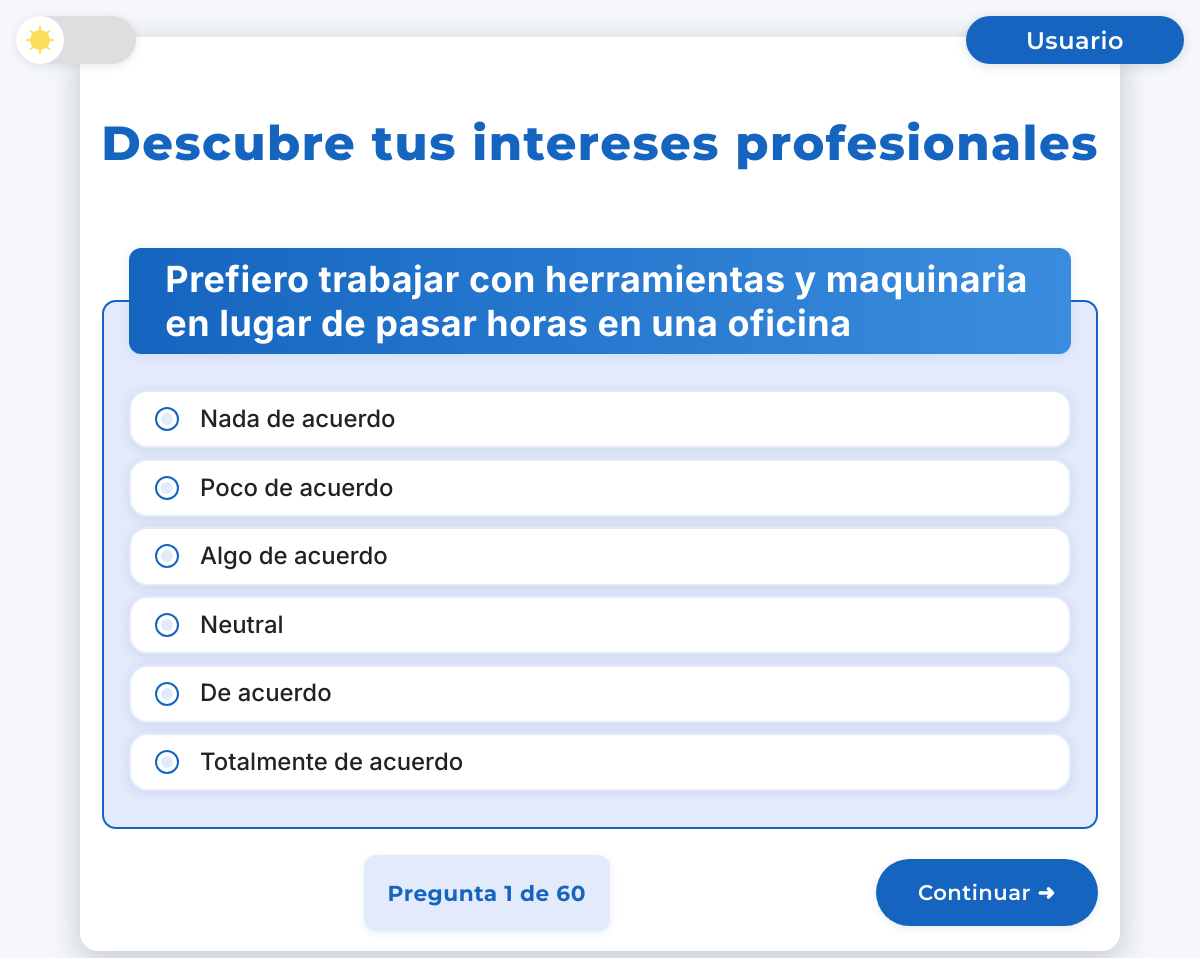
The page / on the database its author committed.
### tables this page shows
CREATE TABLE preguntas (
     
    id_pregunta INT PRIMARY KEY AUTO_INCREMENT,
     
    texto TEXT NOT NULL,
     
    categoria ENUM('R','I','A','S','E','C') NOT NULL
);

CREATE TABLE opciones (
     
    id_opcion INT PRIMARY KEY AUTO_INCREMENT,
     
    valor TINYINT NOT NULL CHECK (valor BETWEEN 0 AND 5),
     
    descripcion VARCHAR(100)
);

### PHP/Funciones/indexF.php (called while the page is built, shortened)
<?php
require_once __DIR__ . '/../crud.php';
$preguntas = [];
try {
	$preguntas = obtenerPreguntas();
	$opciones  = obtenerOpciones();
} catch (Exception $e) {
	http_response_code(500);
	echo '<h2>Error al cargar preguntas u opciones: ' . htmlspecialchars($e->getMessage()) . '</h2>';
	exit;
}
$totalPreguntas = count($preguntas);
$preguntaActual = isset($_GET['q']) ? max(0, min(max(0, $totalPreguntas-1), (int)$_GET['q'])) : 0;
$p = isset($preguntas[$preguntaActual]) ? $preguntas[$preguntaActual] : null;
?>

### PHP/crud.php (called while the page is built, shortened)
<?php
function conectar() {
	global $host, $user, $pass, $db;
	$conn = new mysqli($host, $user, $pass, $db);
	$conn->set_charset('utf8');
	return $conn;
}
function obtenerPreguntas() {
	$conn = conectar();
	$res = $conn->query('SELECT * FROM preguntas');
	$preguntas = $res->fetch_all(MYSQLI_ASSOC);
	return $preguntas;
}
function obtenerOpciones() {
	$conn = conectar();
	$res = $conn->query('SELECT * FROM opciones');
	$opciones = $res->fetch_all(MYSQLI_ASSOC);
	return $opciones;
}
?>

### index.php (the view, shortened to what this page needs)
<?php
require_once __DIR__ . '/PHP/Funciones/indexF.php';
?>
<!DOCTYPE html>
<html lang="es">
<head>
    <link rel="stylesheet" href="/RIASEC/STYLE/Base.css">
    <link rel="stylesheet" href="/RIASEC/STYLE/Emergente.css">
    <link rel="stylesheet" href="/RIASEC/STYLE/Formulario.css">
    <link rel="stylesheet" href="/RIASEC/STYLE/DarkMode.css">
</head>
<body>
    <div class="dark-mode-switch" id="darkModeSwitch">
        <div class="circle">
            <span class="sun"></span>
        </div>
    </div>
    <div id="user-menu" class="user-menu-top"></div>
    <main>
    <h1>Descubre tus intereses profesionales</h1>
    <?php if (empty($preguntas) || empty($opciones)): ?>
        <p>No hay preguntas u opciones disponibles. Contacte al administrador.</p>
    <?php else: ?>
    <form method="post" action="index.php?q=<?= $preguntaActual ?>" aria-label="Pregunta RIASEC">
        <fieldset>
            <legend><strong><?= htmlspecialchars($p['texto']) ?></strong></legend>
            <div class="opciones-contenedor">
                <?php foreach ($opciones as $o): ?>
                    <label class="card-option">
                        <input type="radio" name="pregunta_<?= $p['id_pregunta'] ?>" value="<?= $o['valor'] ?>"
                            <?php if (isset($_SESSION['respuestas_riasec']['pregunta_' . $p['id_pregunta']]) && $_SESSION['respuestas_riasec']['pregunta_' . $p['id_pregunta']] == $o['valor']) echo 'checked'; ?> >
                        <span class="card-text"><?= htmlspecialchars($o['descripcion']) ?></span>
                    </label>
                <?php endforeach; ?>
            </div>
        </fieldset>
        <div style="display:flex;justify-content:space-between;margin-top:1em;">
            <span class="pregunta-indicador">Pregunta <?= ($preguntaActual+1) ?> de <?= $totalPreguntas ?></span>
            <?php if ($preguntaActual < $totalPreguntas-1): ?>
                <button type="submit" name="siguiente" value="1" class="btn-pag">Continuar ➜</button>
            <?php else:
            ?>
                <button type="submit" name="finalizar" value="1" class="btn-pag"<?= ($todasRespondidas ? '' : ' disabled') ?>>Finalizar</button>
            <?php endif; ?>
        </div>
    </form>
    <?php endif; ?>
    </main>
</body>
</html>

### STYLE/Base.css (style rules this page uses)
body { background:#f5f7fa;color:#222;font-family:'Inter','Roboto',Arial,sans-serif;transition:background .5s,color .5s }
main { max-width:1000px;min-width:480px;min-height:520px;margin:2em auto;border-radius:18px;box-shadow:0 8px 32px rgba(10,35,66,.22);padding:1.1em;background:#fff;transition:.5s;font-size:1.15em }
h1 { text-align:center;margin:1.2em 0;display:flex;gap:.7em;justify-content:center;font-size:2.6em;letter-spacing:1.5px;color:#1565c0;font-family:'Montserrat','Inter',Arial,sans-serif;font-weight:800;transition:.5s }
button,.btn-pag { border:none;border-radius:99px;padding:1em 2em;font-size:1.15em;font-family:'Montserrat','Inter',Arial,sans-serif;font-weight:600;cursor:pointer;margin:.2em .1em;box-shadow:0 2px 8px rgba(10,35,66,.1);text-decoration:none;display:inline-block;background:#1565c0;color:#fff;letter-spacing:.5px;transition:.3s;outline:none }
.pregunta-indicador { font-size:1.18em;font-family:'Montserrat','Inter',Arial,sans-serif;font-weight:700;color:#1565c0;background:#e3eafc;border-radius:12px;padding:.3em 1.1em;margin:0 .7em;box-shadow:0 2px 8px rgba(21,101,192,.1);letter-spacing:.5px;transition:.5s;display:flex;align-items:center;justify-content:center }
fieldset { border-radius:14px;margin-bottom:1.2em;padding:1.2em;border:2px solid #1565c0;background:#e3eafc;transition:.5s;font-size:1.15em }
legend { font-size:1.7em;font-weight:900;color:#fff;background:linear-gradient(90deg,#1565c0 0%,#3a8dde 100%);padding:.25em 1em;border-radius:12px;box-shadow:0 2px 12px rgba(21,101,192,.1);letter-spacing:.5px;transition:.5s }
label { display:block;margin:.5em 0;padding-left:.5em;cursor:pointer;color:#222;transition:.5s }
.card-option { display:flex;align-items:center;gap:.7em;background:#fff;border-radius:18px;box-shadow:0 2px 12px rgba(10,35,66,.1);border:2px solid #e3eafc;padding:.6em 1.1em;margin-bottom:.5em;cursor:pointer;transition:.3s;position:relative }
.card-option input[type=radio] { appearance:none;width:24px;height:24px;border-radius:50%;border:2px solid #1565c0;background:#fff;margin:0 .5em 0 0;outline:none;transition:.3s;box-shadow:0 0 0 0 rgba(21,101,192,0);display:flex;align-items:center;justify-content:center }
.card-text { font-size:1.13em;font-family:'Inter','Roboto',Arial,sans-serif;color:#222;font-weight:500;line-height:1.2;transition:.3s }
#user-menu { position:fixed;top:1em;right:1em;z-index:201;display:flex;align-items:center;gap:1em;background:none;box-shadow:none;margin:0;padding:0 }

### STYLE/DarkMode.css (style rules this page uses)
.dark-mode-switch { width:120px;height:48px;display:flex;align-items:center;border-radius:999px;background:#dfdede;cursor:pointer;transition:.5s;position:fixed;top:1em;left:1em;z-index:201;box-shadow:0 2px 8px rgba(10,35,66,.1);margin:0;padding:0 }
.dark-mode-switch .circle { width:48px;height:48px;border-radius:50%;display:flex;justify-content:center;align-items:center;position:relative;background:#fff;transform:translateX(0);transition:.5s;overflow:hidden }
.dark-mode-switch .sun,.dark-mode-switch .moon { position:absolute;width:32px;height:32px;transition:.5s }
.dark-mode-switch .sun { left:8px;top:8px;color:#fcde5b;transform:translateY(0) }

### rows shown on the page
preguntas: texto "Prefiero trabajar con herramientas y maquinaria en lugar de pasar horas en una oficina", id_pregunta "☐ Nada de acuerdo", id_pregunta "☐ Poco de acuerdo", id_pregunta "☐ Algo de acuerdo", id_pregunta "☐ Neutral", id_pregunta "☐ De acuerdo", id_pregunta "☐ Totalmente de acuerdo"
opciones: descripcion "Nada de acuerdo"
opciones: descripcion "Poco de acuerdo"
opciones: descripcion "Algo de acuerdo"
opciones: descripcion "Neutral"
opciones: descripcion "De acuerdo"
opciones: descripcion "Totalmente de acuerdo"

### other values the page prints
$preguntaActual+1 "1"
$totalPreguntas "60"
